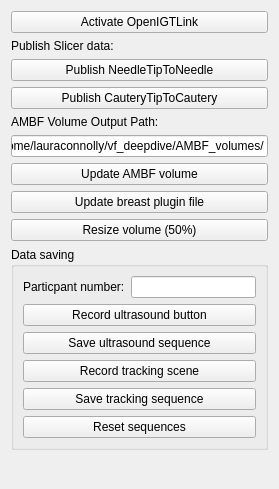
<?xml version="1.0" encoding="UTF-8"?>
<ui version="4.0">
 <class>vf_helper_module</class>
 <widget class="qMRMLWidget" name="vf_helper_module">
  <property name="geometry">
   <rect>
    <x>0</x>
    <y>0</y>
    <width>279</width>
    <height>489</height>
   </rect>
  </property>
  <layout class="QVBoxLayout" name="verticalLayout">
   <item>
    <widget class="QPushButton" name="setUpOpenIGTLinkNodeButton">
     <property name="text">
      <string>Activate OpenIGTLink</string>
     </property>
    </widget>
   </item>
   <item>
    <widget class="QLabel" name="label_2">
     <property name="text">
      <string>Publish Slicer data:</string>
     </property>
    </widget>
   </item>
   <item>
    <widget class="QPushButton" name="publishNeedleTipTransform">
     <property name="text">
      <string>Publish NeedleTipToNeedle</string>
     </property>
    </widget>
   </item>
   <item>
    <widget class="QPushButton" name="publishCauteryTipTransform">
     <property name="text">
      <string>Publish CauteryTipToCautery</string>
     </property>
    </widget>
   </item>
   <item>
    <widget class="QLabel" name="label">
     <property name="text">
      <string>AMBF Volume Output Path:</string>
     </property>
    </widget>
   </item>
   <item>
    <widget class="QLineEdit" name="pathLineEdit">
     <property name="text">
      <string>/home/lauraconnolly/vf_deepdive/AMBF_volumes/</string>
     </property>
    </widget>
   </item>
   <item>
    <widget class="QPushButton" name="updateAMBFVolumeButton">
     <property name="text">
      <string>Update AMBF volume</string>
     </property>
    </widget>
   </item>
   <item>
    <widget class="QPushButton" name="updateBreastPluginFile">
     <property name="text">
      <string>Update breast plugin file</string>
     </property>
    </widget>
   </item>
   <item>
    <widget class="QPushButton" name="resizeVolumeButton">
     <property name="text">
      <string>Resize volume (50%)</string>
     </property>
    </widget>
   </item>
   <item>
    <widget class="QGroupBox" name="groupBox">
     <property name="title">
      <string>Data saving</string>
     </property>
     <layout class="QFormLayout" name="formLayout">
      <item row="0" column="0">
       <widget class="QLabel" name="label_3">
        <property name="text">
         <string>Particpant number:</string>
        </property>
       </widget>
      </item>
      <item row="0" column="1">
       <widget class="QLineEdit" name="participantNumberLineEdit"/>
      </item>
      <item row="1" column="0" colspan="2">
       <widget class="QPushButton" name="recordUSButton">
        <property name="text">
         <string>Record ultrasound button</string>
        </property>
       </widget>
      </item>
      <item row="2" column="0" colspan="2">
       <widget class="QPushButton" name="saveUltrasoundButton">
        <property name="text">
         <string>Save ultrasound sequence</string>
        </property>
       </widget>
      </item>
      <item row="3" column="0" colspan="2">
       <widget class="QPushButton" name="recordTrackingButton">
        <property name="text">
         <string>Record tracking scene</string>
        </property>
       </widget>
      </item>
      <item row="4" column="0" colspan="2">
       <widget class="QPushButton" name="saveTrackingButton">
        <property name="text">
         <string>Save tracking sequence</string>
        </property>
       </widget>
      </item>
      <item row="5" column="0" colspan="2">
       <widget class="QPushButton" name="resetSequencesButton">
        <property name="text">
         <string>Reset sequences</string>
        </property>
       </widget>
      </item>
     </layout>
    </widget>
   </item>
   <item>
    <spacer name="verticalSpacer">
     <property name="orientation">
      <enum>Qt::Vertical</enum>
     </property>
     <property name="sizeHint" stdset="0">
      <size>
       <width>20</width>
       <height>40</height>
      </size>
     </property>
    </spacer>
   </item>
  </layout>
 </widget>
 <customwidgets>
  <customwidget>
   <class>qMRMLWidget</class>
   <extends>QWidget</extends>
   <header>qMRMLWidget.h</header>
   <container>1</container>
  </customwidget>
 </customwidgets>
 <resources/>
 <connections/>
</ui>
